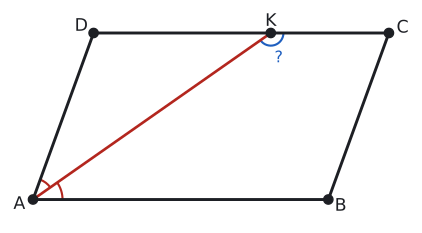

Here is the Python script that generated this plot:
import sys; sys.path.insert(0, "tools")
from cizim import *

P = lambda x, y: np.array([float(x), float(y)])
uz = lambda U, V: round(float(np.linalg.norm(U - V)), 4)
def acisi(K, U, V):
    u, v = U - K, V - K
    return round(float(np.degrees(np.arccos(np.dot(u, v) / np.linalg.norm(u) / np.linalg.norm(v)))), 3)
def birim(U, V):
    t = (V - U) / np.linalg.norm(V - U); return t, np.array([-t[1], t[0]])
def dondur(Q, derece):
    a = np.radians(derece); return P(Q[0] * np.cos(a) - Q[1] * np.sin(a), Q[0] * np.sin(a) + Q[1] * np.cos(a))
def ayak(Q, U, V):
    t, _ = birim(U, V); return U + np.dot(Q - U, t) * t
def paralel_isareti(U, V, n=1, f=0.5):
    t, _ = birim(U, V)
    for i in range(n):
        M = U + f * (V - U) + (i - (n - 1) / 2) * 0.32 * S * t
        ax.annotate("", xy=M + 0.22 * S * t, xytext=M - 0.22 * S * t, arrowprops=dict(arrowstyle="-|>", color=SOLUK, lw=1.3, mutation_scale=13))
def cetik(U, V, n=1, renk=SOLUK, f=0.5):
    M = U + f * (V - U); t, m = birim(U, V)
    for i in range(n):
        c = M + (i - (n - 1) / 2) * 0.2 * S * t
        ax.plot(*zip(c - 0.22 * S * m, c + 0.22 * S * m), color=renk, lw=1.5)
def olcu(U, V, metin, d=0.5, renk=YAZI, fs=13, f=0.5):
    """[UV] üzerinde f oranındaki noktaya, U->V yönünün soluna d*S uzağa yazı (d < 0: sağına)."""
    M = U + f * (V - U); _, m = birim(U, V)
    ax.text(*(M + d * S * m), metin, ha="center", va="center", color=renk, fontsize=fs)
def dik_isareti(K, U, V, r=0.4):
    a_ = (U - K) / np.linalg.norm(U - K) * r * S; b_ = (V - K) / np.linalg.norm(V - K) * r * S
    ax.plot(*zip(K + a_, K + a_ + b_, K + b_), color=SOLUK, lw=1.3)
def harf(Q, metin, dx, dy, renk=YAZI, fs=13):
    ax.text(Q[0] + dx * S, Q[1] + dy * S, metin, ha="center", va="center", color=renk, fontsize=fs)
def cizgi(U, V, renk=YAZI, lw=2.2, ls="-"):
    ax.plot(*zip(U, V), color=renk, lw=lw, ls=ls)
def boya(noktalar, renk):
    ax.add_patch(patches.Polygon(noktalar, closed=True, facecolor=renk, edgecolor="none"))
def yay(K, U, V, r=0.8, renk=MAVI, n=1):
    for i in range(n): aci(ax, K, U, V, r=(r + 0.18 * i) * S, renk=renk)
def yay_yazi(K, U, V, metin, d=1.4, renk=MAVI, fs=12):
    """K köşesindeki U-K-V açısının ortasından d*S uzağa yazı."""
    u = (U - K) / np.linalg.norm(U - K); v = (V - K) / np.linalg.norm(V - K); o = (u + v) / np.linalg.norm(u + v)
    ax.text(*(K + d * S * o), metin, ha="center", va="center", color=renk, fontsize=fs)
def basla(xmin, xmax, ymin, ymax, en=5.5):
    global fig, ax
    fig, ax = sekil(en, en * (ymax - ymin) / (xmax - xmin))
    ax.set_aspect("equal"); ax.axis("off"); ax.set_xlim(xmin, xmax); ax.set_ylim(ymin, ymax)
def dortgen(A, B, C, D, dolgu=None):
    if dolgu: boya([A, B, C, D], dolgu)
    ax.plot(*zip(A, B, C, D, A), color=YAZI)
    for Q in (A, B, C, D): nokta(ax, *Q, "")
def koseler(A, B, C, D, d=0.55):
    O = (A + B + C + D) / 4
    for Q, ad in ((A, "A"), (B, "B"), (C, "C"), (D, "D")):
        y = (Q - O) / np.linalg.norm(Q - O); harf(Q, ad, d * y[0] * 1.3, d * y[1])
def pk(AB, AD, derece):
    """A orijinde, [AB] yatay; ABCD paralelkenarının köşeleri."""
    a = np.radians(derece); A, B = P(0, 0), P(AB, 0); D = P(AD * np.cos(a), AD * np.sin(a)); return A, B, B + D, D
def cerceve(noktalar, kenar=1.2):
    xs = [q[0] for q in noktalar]; ys = [q[1] for q in noktalar]
    return min(xs) - kenar * S, max(xs) + kenar * S, min(ys) - kenar * S, max(ys) + kenar * S

# Soru 10: m(A) = 70°, m(B) = 110° (eğiklik 40°); |AB| = 10, |AD| = 6; A'nın açıortayı [DC]'yi K'de keser. m(AKC) = 145°.
A, B, C, D = pk(10, 6, 70)
K = D + P(6, 0)
S = 10 / 14
print("A", acisi(A, B, D), "DAK", acisi(A, D, K), "AKC", acisi(K, A, C))
basla(*cerceve([A, B, C, D], 1.2))
dortgen(A, B, C, D); koseler(A, B, C, D)
cizgi(A, K, KIRMIZI, 2); nokta(ax, *K, ""); harf(K, "K", 0, 0.55)
yay(A, K, D, 1.0, KIRMIZI); yay(A, B, K, 1.4, KIRMIZI)
yay(K, C, A, 0.6, MAVI); yay_yazi(K, C, A, "?", 1.25, MAVI)
kaydet(fig, __file__)
